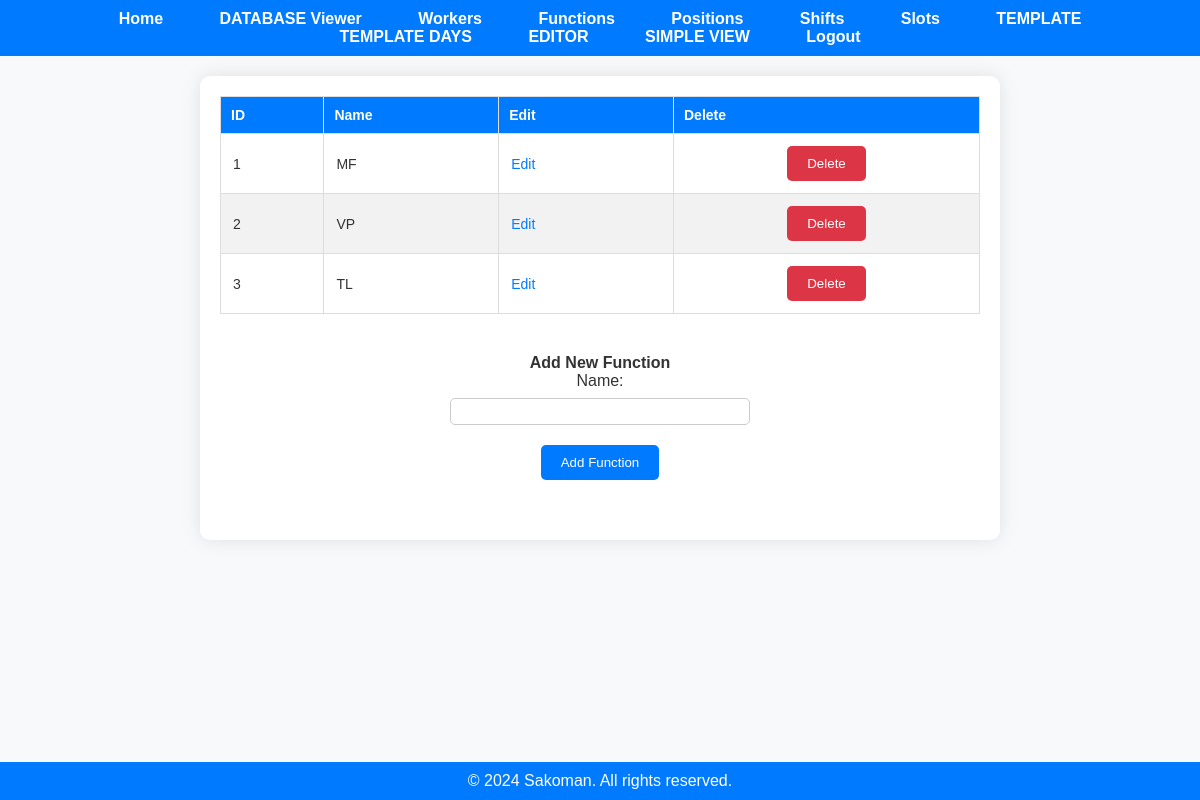
The page /functions (signed in) on the database as committed earlier.
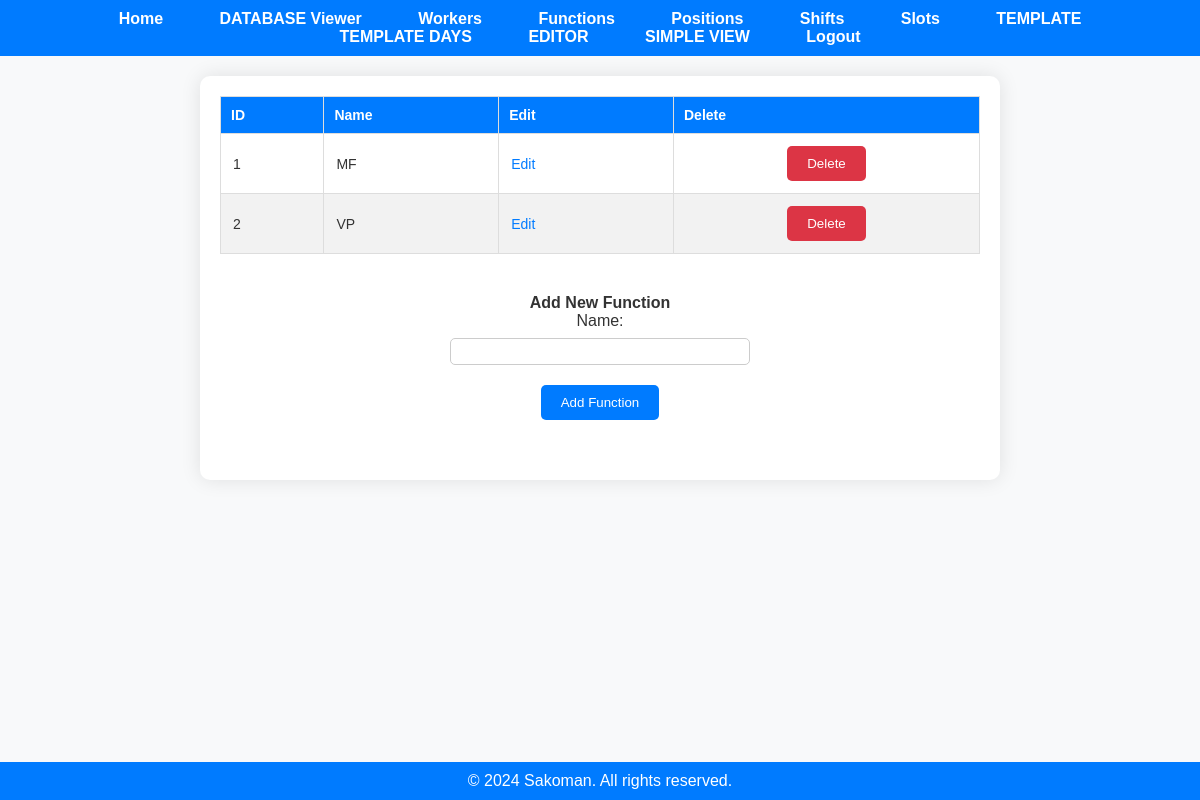
The same page on the database as committed later.
### app.py (models this page shows)
class Function(db.Model):
    function_id = db.Column(db.Integer, primary_key=True)
    user_id = db.Column(db.Integer, nullable=False)
    name = db.Column(db.String(50), nullable=False)
    workers = db.relationship('Worker', back_populates='function')

### app.py (the view)
@app.route('/functions')
@employer_required
def display_functions():
    if 'user_id' not in session:
        flash('You must be logged in to view this page.', 'error')
        return redirect(url_for('login'))
    user_id = session['user_id']
    functions = fetch_all(user_id, 'Function')
    return render_template('functions.html', functions=functions)

### app.py (called while the page is built)
@login_manager.user_loader
def load_user(user_id):
    return User.query.get(int(user_id))

def employer_required(func):
    @wraps(func)
    def decorated_function(*args, **kwargs):
        if not current_user.is_authenticated:
            flash('You must be logged in to view this page.', 'error')
            return redirect(url_for('login'))
        if current_user.role != 'employer':
            flash('You do not have permission to view this page.', 'error')
            return redirect('/')
        return func(*args, **kwargs)
    return decorated_function

def fetch_all(user_id, table_name):
    if table_name not in ['Worker', 'Function', 'Position', 'Shift', 'Slot', 'Year_Days', 'Schedule']:
        return None
    table_class = globals()[table_name]
    items = table_class.query.filter_by(user_id=user_id).all()
    return items

### templates/functions.html (shortened to what this page needs)
<!DOCTYPE html>
<html lang="en">
<head>
    <link rel="stylesheet" href="{{ url_for('static', filename='styles.css') }}">
</head>
<body>
    {% include 'navbar.html' %}
    <div class="container">
        <div class="existing-items-section">
            {% if functions %}
                <table class="data-table">
                    <thead>
                        <tr>
                            <th>ID</th>
                            <th>Name</th>
                            <th>Edit</th>
                            <th>Delete</th>
                        </tr>
                    </thead>
                    <tbody>
                        {% for function in functions %}
                            <tr>
                                <td>{{ function.function_id }}</td>
                                <td>{{ function.name }}</td>
                                <td>
                                    <a href="/edit/Function/{{ function.function_id }}" class="action-link">Edit</a>
                                </td>
                                <td>
                                    <form action="/delete/Function/{{ function.function_id }}" method="post">
                                        <button type="submit" class="delete-button">Delete</button>
                                    </form>
                                </td>
                            </tr>
                        {% endfor %}
                    </tbody>
                </table>
            {% else %}
                <p>No functions available.</p>
            {% endif %}
        </div>
        <div class="add-item-section">
            <h2>Add New Function</h2>
            <form action="/add/Function" method="post" class="add-form">
                <label for="name">Name:</label>
                <input type="text" id="name" name="name">
                <button type="submit" class="add-button">Add Function</button>
            </form>
        </div>
    </div>
    <div class="footer">
        &copy; 2024 Sakoman. All rights reserved.
    </div>
</body>
</html>

Rows that differ between the two databases and show on the page:
removed Function: function_id "3", name "TL"
